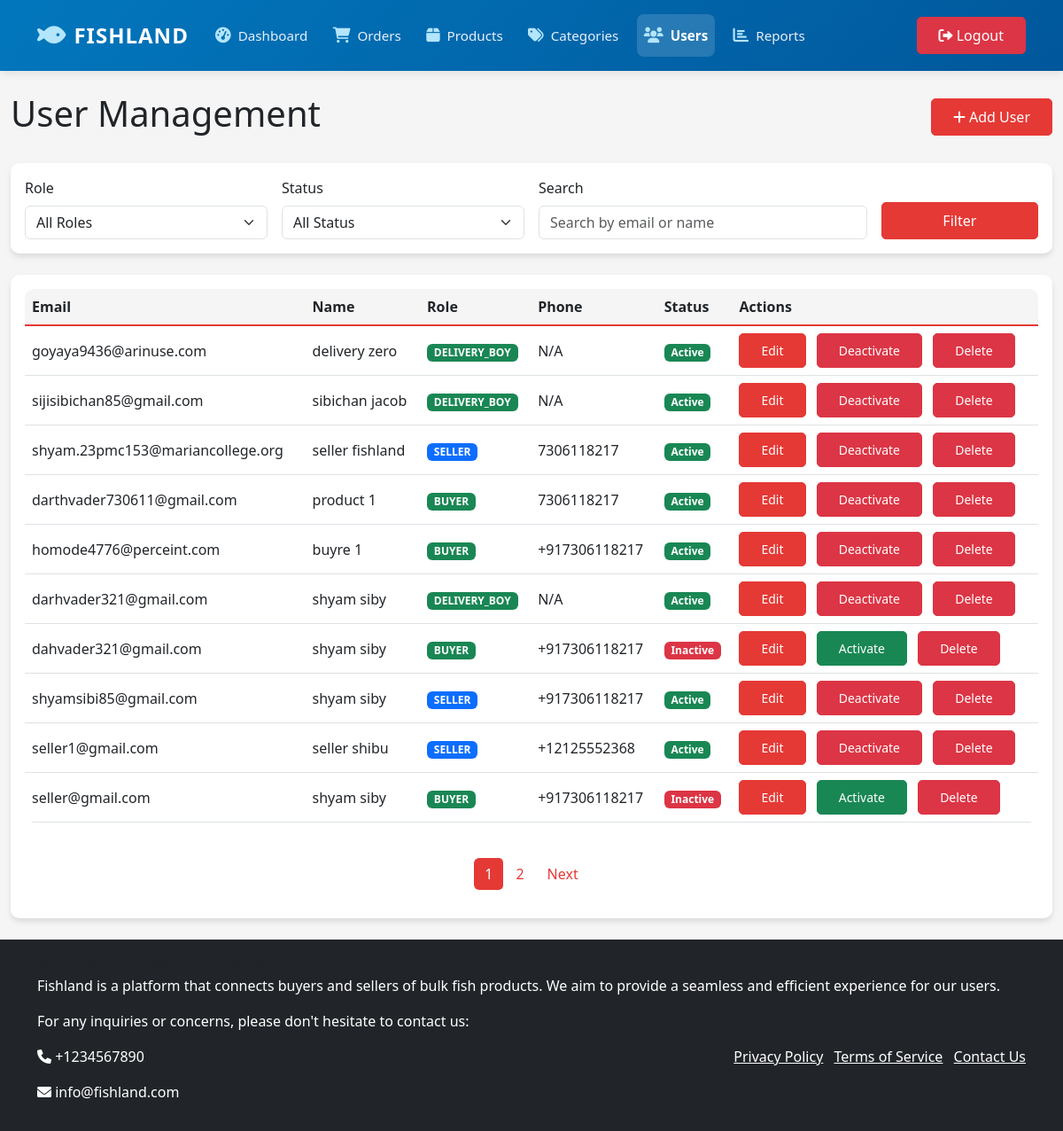
Page /admin_dashboard/users/ (signed in) on the committed database.
### accounts/models.py (models this page shows, shortened)
class User(AbstractUser):
    class Role(models.TextChoices):
        ADMIN = 'ADMIN', 'Admin'
        SELLER = 'SELLER', 'Seller'
        BUYER = 'BUYER', 'Buyer'
        DELIVERY_BOY = 'DELIVERY_BOY', 'Delivery Boy'
    email = models.EmailField(_('email address'), unique=True)
    role = models.CharField(max_length=15, choices=Role.choices, default=Role.BUYER)
    phone = PhoneNumberField(blank=True)  # Renamed from phone_number
    profile_picture = models.ImageField(upload_to=get_profile_image_path, blank=True, null=True)
    company_name = models.CharField(max_length=100, blank=True)
    address = models.TextField(blank=True)
    gst_number = models.CharField(max_length=15, blank=True)
    is_verified = models.BooleanField(default=False)
    is_deleted = models.BooleanField(default=False)
    USERNAME_FIELD = 'email'
    REQUIRED_FIELDS = ['username']

### admin_dashboard/views.py (the view)
# urls.py: path('users/', views.users, name='users'),
@login_required
@user_passes_test(is_admin)
def users(request):
    users_list = User.objects.all()
    role = request.GET.get('role')
    status = request.GET.get('status')
    search = request.GET.get('search')
    if role:
        users_list = users_list.filter(role=role)
    if status:
        if status == 'active':
            users_list = users_list.filter(is_active=True)
        elif status == 'inactive':
            users_list = users_list.filter(is_active=False)
    if search:
        users_list = users_list.filter(
            Q(email__icontains=search) |
            Q(first_name__icontains=search) |
            Q(last_name__icontains=search)
        )
    paginator = Paginator(users_list.order_by('-date_joined'), 10)
    page = request.GET.get('page')
    users = paginator.get_page(page)
    return render(request, 'admin/users.html', {'users': users})

### admin_dashboard/views.py (called while the page is built)
def is_admin(user):
    return user.is_authenticated and user.role == 'ADMIN'

### templates/admin/users.html (shortened to what this page needs)
{% extends 'base.html' %}
{% load static %}
{% block content %}
<div class="container-fluid py-4">
    <div class="d-flex justify-content-between align-items-center mb-4">
        <h1>User Management</h1>
        <button class="btn btn-primary" data-bs-toggle="modal" data-bs-target="#addUserModal">
            <i class="fas fa-plus me-1"></i>Add User
        </button>
    </div>
    <div class="card mb-4">
        <div class="card-body">
            <form method="get" class="row g-3">
                <div class="col-md-3">
                    <label class="form-label">Role</label>
                    <select name="role" class="form-select">
                        <option value="">All Roles</option>
                    </select>
                </div>
                <div class="col-md-3">
                    <label class="form-label">Status</label>
                    <select name="status" class="form-select">
                        <option value="">All Status</option>
                    </select>
                </div>
                <div class="col-md-4">
                    <label class="form-label">Search</label>
                    <input type="text" name="search" class="form-control" placeholder="Search by email or name"
                           value="{{ request.GET.search }}">
                </div>
                <div class="col-md-2 d-flex align-items-end">
                    <button type="submit" class="btn btn-primary w-100">Filter</button>
                </div>
            </form>
        </div>
    </div>
    <div class="card">
        <div class="card-body">
            <div class="table-responsive">
                <table class="table table-hover">
                    <thead>
                        <tr>
                            <th>Email</th>
                            <th>Name</th>
                            <th>Role</th>
                            <th>Phone</th>
                            <th>Status</th>
                            <th>Actions</th>
                        </tr>
                    </thead>
                    <tbody>
                        {% for user in users %}
                        <tr id="user-{{ user.id }}" class="user-row">
                            <td class="user-email">{{ user.email }}</td>
                            <td class="user-name">{{ user.get_full_name }}</td>
                            <td>
                                <span class="user-role badge bg-{% if user.role == 'ADMIN' %}danger{% elif user.role == 'SELLER' %}primary{% else %}success{% endif %}">
                                    {{ user.role }}
                                </span>
                            </td>
                            <td class="user-phone">{{ user.phone|default:"N/A" }}</td>
                            <td>
                                <span class="user-status badge bg-{% if user.is_active %}success{% else %}danger{% endif %}">
                                    {{ user.is_active|yesno:"Active,Inactive" }}
                                </span>
                            </td>
                            <td>
                                <button class="btn btn-sm btn-primary me-2" onclick="editUser({{ user.id }})">
                                     Edit
                                </button>
                                {% if user.id != request.user.id %}
                                <button class="btn btn-sm {% if user.is_active %}btn-danger{% else %}btn-success{% endif %} me-2 toggle-status"
                                        onclick="toggleUserStatus({{ user.id }}, {{ user.is_active|lower }})">
                                    {% if user.is_active %}Deactivate{% else %}Activate{% endif %}
                                </button>
                                <button class="btn btn-sm btn-danger" onclick="deleteUser({{ user.id }}, '{{ user.get_full_name|default:user.email }}')">
                                     Delete
                                </button>
                                {% endif %}
                            </td>
                        </tr>
                        {% endfor %}
                    </tbody>
                </table>
            </div>
            {% if users.has_other_pages %}
            <nav class="mt-4">
                <ul class="pagination justify-content-center">
                    {% for num in users.paginator.page_range %}
                        {% if users.number == num %}
                            <li class="page-item active">
                                <span class="page-link">{{ num }}</span>
                            </li>
                        {% else %}
                            <li class="page-item">
                                <a class="page-link" href="?page={{ num }}">
                                    {{ num }}
                                </a>
                            </li>
                        {% endif %}
                    {% endfor %}
                    {% if users.has_next %}
                        <li class="page-item">
                            <a class="page-link" href="?page={{ users.next_page_number }}">
                                Next
                            </a>
                        </li>
                    {% endif %}
                </ul>
            </nav>
            {% endif %}
        </div>
    </div>
</div>
{% endblock %}

### templates/base.html (style rules this page uses)
:root { --primary-color: #e53935; --secondary-color: #ffcdd2; --dark-color: #212121; --light-color: #f5f5f5; }
body { background-color: var(--light-color); }
.card { border: none; border-radius: 10px; box-shadow: 0 4px 6px rgba(0, 0, 0, 0.1); transition: transform 0.3s ease; }
.btn { border-radius: 5px; padding: 0.5rem 1.5rem; font-weight: 500; transition: all 0.3s ease; }
.btn-primary { background-color: var(--primary-color); border-color: var(--primary-color); }
.table { border-radius: 10px; overflow: hidden; }
.table th { background-color: var(--light-color); border-bottom: 2px solid var(--primary-color); font-weight: 600; }
.table td { vertical-align: middle; }
.pagination .page-link { border: none; margin: 0 3px; border-radius: 5px; color: var(--primary-color); }
.pagination .page-item.active .page-link { background-color: var(--primary-color); color: white; }

### rows in the picture
User: email "goyaya9436@arinuse.com", get_full_name "delivery zero", role "DELIVERY_BOY", phone "N/A", is_active "Active", shows "Deactivate"
User: email "sijisibichan85@gmail.com", get_full_name "sibichan jacob", role "DELIVERY_BOY", phone "N/A", is_active "Active", shows "Deactivate"
User: email "shyam.23pmc153@mariancollege.org", get_full_name "seller fishland", role "SELLER", phone "7306118217", is_active "Active", shows "Deactivate"
User: email "darthvader730611@gmail.com", get_full_name "product 1", role "BUYER", phone "7306118217", is_active "Active", shows "Deactivate"
User: email "homode4776@perceint.com", get_full_name "buyre 1", role "BUYER", phone "+917306118217", is_active "Active", shows "Deactivate"
User: email "darhvader321@gmail.com", get_full_name "shyam siby", role "DELIVERY_BOY", phone "N/A", is_active "Active", shows "Deactivate"
User: email "dahvader321@gmail.com", get_full_name "shyam siby", role "BUYER", phone "+917306118217", is_active "Inactive", shows "Activate"
User: email "shyamsibi85@gmail.com", get_full_name "shyam siby", role "SELLER", phone "+917306118217", is_active "Active", shows "Deactivate"
User: email "seller1@gmail.com", get_full_name "seller shibu", role "SELLER", phone "+12125552368", is_active "Active", shows "Deactivate"
User: email "seller@gmail.com", get_full_name "shyam siby", role "BUYER", phone "+917306118217", is_active "Inactive", shows "Activate"

### other values in the picture
{{ num }} "1"
{{ num }} "2"
